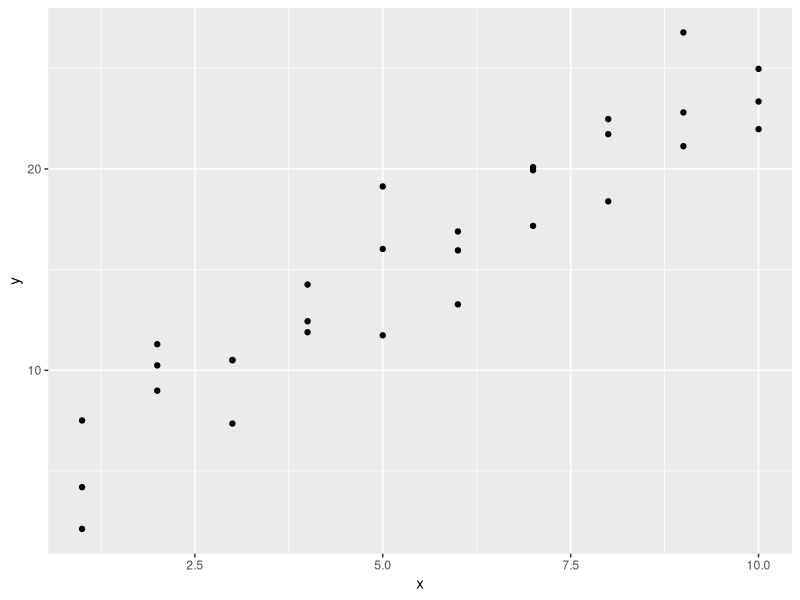
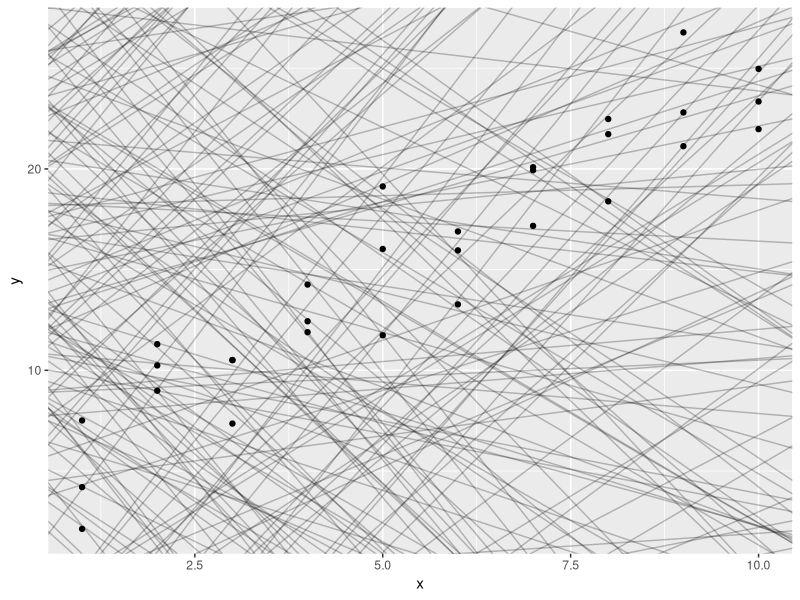

Generate these figures, in order, with R:
library(tidyverse)
library(modelr)
options(na.action = na.warn)

data(sim1)
ggplot(sim1, aes(x, y)) + geom_point()

models = tibble(a1 = runif(250, -20, 40), a2 = runif(250, -5, 5))
#models = merge(data.frame(a1 = seq(-20, 40, length = 15)), data.frame(a2 = seq(-5, 5, length = 15)), all = TRUE)

ggplot(sim1, aes(x, y)) + geom_point() + geom_abline(aes(intercept = a1, slope = a2), data = models, alpha = 1 / 4)
